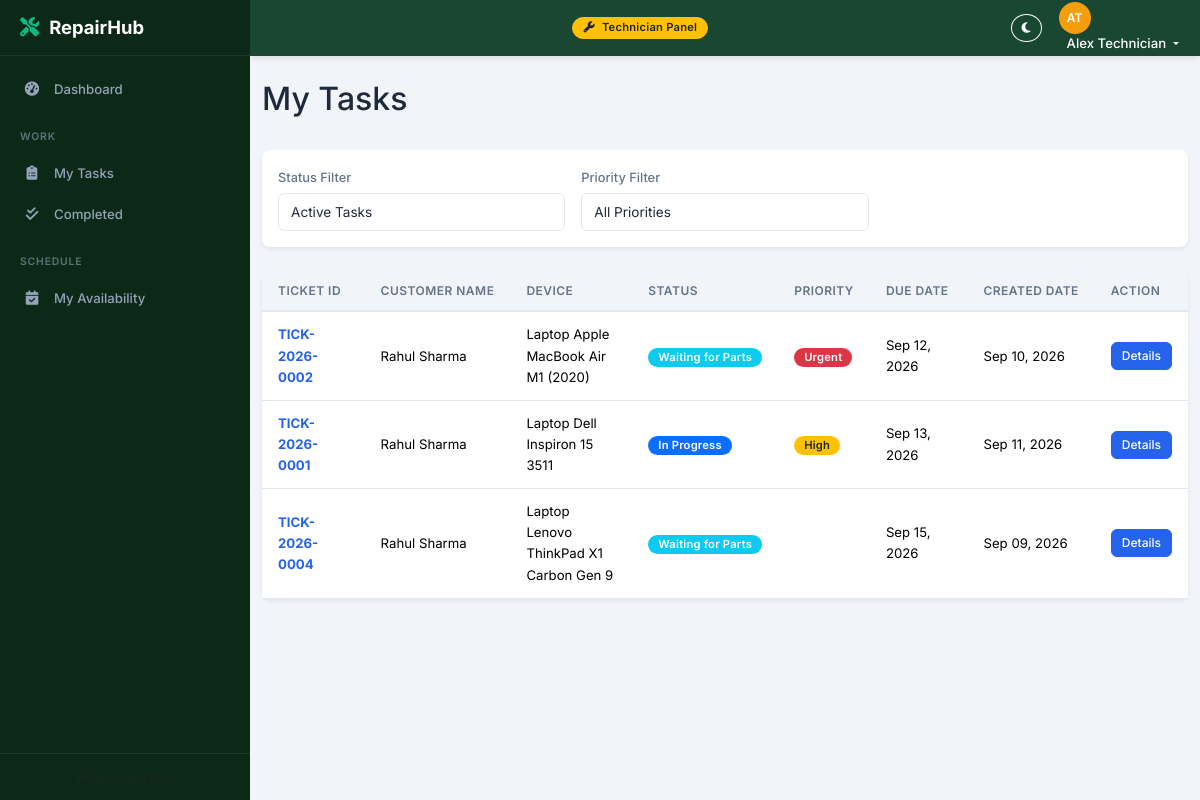
Page /worker/my_tasks.php (signed in) on the committed database.
### tables this page shows
CREATE TABLE `repair_tickets` (
  `id` int NOT NULL AUTO_INCREMENT,
  `ticket_id` varchar(30) NOT NULL,
  `customer_id` int NOT NULL,
  `device_type` varchar(50) NOT NULL,
  `device_brand` varchar(100) DEFAULT NULL,
  `device_model` varchar(100) DEFAULT NULL,
  `serial_number` varchar(100) DEFAULT NULL,
  `imei_number` varchar(20) DEFAULT NULL,
  `device_password` varchar(100) DEFAULT NULL,
  `device_condition` text,
  `problem_description` text NOT NULL,
  `diagnosis` text,
  `resolution` text,
  `completion_summary` text,
  `time_spent_total` int DEFAULT '0',
  `parts_used_notes` text,
  `submitted_by_client` tinyint(1) NOT NULL DEFAULT '0',
  `status` enum('Pending','In Progress','Waiting for Parts','Ready for Pickup','Completed','Delivered','Cancelled') NOT NULL DEFAULT 'Pending',
  `priority` enum('Low','Normal','High','Urgent') NOT NULL DEFAULT 'Normal',
  `estimated_cost` decimal(10,2) DEFAULT '0.00',
  `final_cost` decimal(10,2) DEFAULT '0.00',
  `assigned_to` int DEFAULT NULL,
  `created_by` int DEFAULT NULL,
  `due_date` date DEFAULT NULL,
  `completed_at` datetime DEFAULT NULL,
  `delivered_at` datetime DEFAULT NULL,
  `created_at` datetime NOT NULL DEFAULT CURRENT_TIMESTAMP,
  `updated_at` datetime NOT NULL DEFAULT CURRENT_TIMESTAMP ON UPDATE CURRENT_TIMESTAMP,
  PRIMARY KEY (`id`),
  UNIQUE KEY `ticket_id` (`ticket_id`),
  KEY `idx_status` (`status`),
  KEY `idx_priority` (`priority`),
  KEY `idx_customer` (`customer_id`),
  KEY `idx_assigned` (`assigned_to`),
  KEY `idx_created_at` (`created_at`),
  KEY `created_by` (`created_by`),
  CONSTRAINT `repair_tickets_ibfk_1` FOREIGN KEY (`customer_id`) REFERENCES `customers` (`id`) ON DELETE CASCADE,
  CONSTRAINT `repair_tickets_ibfk_2` FOREIGN KEY (`assigned_to`) REFERENCES `users` (`id`) ON DELETE SET NULL,
  CONSTRAINT `repair_tickets_ibfk_3` FOREIGN KEY (`created_by`) REFERENCES `users` (`id`) ON DELETE SET NULL
);

CREATE TABLE `customers` (
  `id` int NOT NULL AUTO_INCREMENT,
  `name` varchar(100) NOT NULL,
  `email` varchar(150) DEFAULT NULL,
  `phone` varchar(20) NOT NULL,
  `alt_phone` varchar(20) DEFAULT NULL,
  `address` text,
  `city` varchar(100) DEFAULT NULL,
  `state` varchar(100) DEFAULT NULL,
  `pincode` varchar(10) DEFAULT NULL,
  `gst_number` varchar(20) DEFAULT NULL,
  `notes` text,
  `user_id` int DEFAULT NULL,
  `created_by` int DEFAULT NULL,
  `created_at` datetime NOT NULL DEFAULT CURRENT_TIMESTAMP,
  `updated_at` datetime NOT NULL DEFAULT CURRENT_TIMESTAMP ON UPDATE CURRENT_TIMESTAMP,
  PRIMARY KEY (`id`),
  KEY `idx_phone` (`phone`),
  KEY `idx_name` (`name`),
  KEY `created_by` (`created_by`),
  KEY `idx_user_id` (`user_id`),
  CONSTRAINT `customers_ibfk_1` FOREIGN KEY (`created_by`) REFERENCES `users` (`id`) ON DELETE SET NULL
);

### worker/my_tasks.php (the view, shortened to what this page needs)
<?php
require_once '../config.php';
include '../includes/worker_header.php';
include '../includes/worker_sidebar.php';
$userId = $_SESSION['user_id'];
$page = isset($_GET['page']) ? max(1, (int)$_GET['page']) : 1;
$limit = 15;
$offset = ($page - 1) * $limit;
$statusFilter = isset($_GET['status']) ? $_GET['status'] : 'Active';
$isAdminUser = function_exists('isAdmin') && isAdmin();
if ($isAdminUser) {
    $where = ["1=1"];
    $params = [];
} else {
    $where = ["t.assigned_to = ?"];
    $params = [$userId];
}
if ($statusFilter === 'Active') {
    $where[] = "t.status IN ('Pending', 'In Progress', 'Waiting for Parts', 'Ready for Pickup')";
} elseif ($statusFilter === 'Completed') {
    $where[] = "t.status IN ('Completed', 'Delivered')";
} elseif ($statusFilter !== 'All') {
    $where[] = "t.status = ?";
    $params[] = $statusFilter;
}
$whereClause = implode(' AND ', $where);
$query = "
    SELECT t.*, c.name as customer_name
    FROM repair_tickets t
    LEFT JOIN customers c ON t.customer_id = c.id
    WHERE $whereClause
    ORDER BY t.priority DESC, t.created_at DESC
    LIMIT $limit OFFSET $offset
";
$stmt = $pdo->prepare($query);
$stmt->execute($params);
$tasks = $stmt->fetchAll();
?>
<div class="main-content" id="mainContent">
  <div class="container-fluid py-4">
    <div class="d-flex justify-content-between align-items-center mb-4">
        <h2>My Tasks</h2>
    </div>
    <div class="card border-0 shadow-sm mb-4">
        <div class="card-body">
            <form method="GET" class="row g-3">
                <div class="col-md-4">
                    <label class="form-label">Status Filter</label>
                    <select name="status" class="form-select" onchange="this.form.submit()">
                        <option value="Active" <?= $statusFilter === 'Active' ? 'selected' : '' ?>>Active Tasks</option>
                    </select>
                </div>
                <div class="col-md-4">
                    <label class="form-label">Priority Filter</label>
                    <select name="priority" class="form-select" onchange="this.form.submit()">
                        <option value="">All Priorities</option>
                    </select>
                </div>
            </form>
        </div>
    </div>
    <div class="card border-0 shadow-sm">
        <div class="card-body p-0">
            <div class="table-responsive">
                <table class="table table-hover align-middle mb-0">
                    <thead class="table-light">
                        <tr>
                            <th>Ticket ID</th>
                            <th>Customer Name</th>
                            <th>Device</th>
                            <th>Status</th>
                            <th>Priority</th>
                            <th>Due Date</th>
                            <th>Created Date</th>
                            <th>Action</th>
                        </tr>
                    </thead>
                    <tbody>
                        <?php if (count($tasks) > 0): ?>
                            <?php foreach ($tasks as $task): ?>
                                <tr>
                                    <td><a href="task_detail.php?id=<?= $task['id'] ?>" class="text-decoration-none fw-bold"><?= htmlspecialchars($task['ticket_id']) ?></a></td>
                                    <td><?= htmlspecialchars($task['customer_name']) ?></td>
                                    <td><?= htmlspecialchars($task['device_type'] . ' ' . $task['device_brand'] . ' ' . $task['device_model']) ?></td>
                                    <td><?= getStatusBadge($task['status'] ?? 'Pending') ?></td>
                                    <td><?= getPriorityBadge($task['priority'] ?? 'Normal') ?></td>
                                    <td><?= $task['due_date'] ? date('M d, Y', strtotime($task['due_date'])) : '-' ?></td>
                                    <td><?= date('M d, Y', strtotime($task['created_at'])) ?></td>
                                    <td><a href="task_detail.php?id=<?= $task['id'] ?>" class="btn btn-sm btn-primary">Details</a></td>
                                </tr>
                            <?php endforeach; ?>
                        <?php else: ?>
                            <tr><td colspan="8" class="text-center py-4">No tasks found.</td></tr>
                        <?php endif; ?>
                    </tbody>
                </table>
            </div>
        </div>
    </div>
  </div>
</div>
<?php include '../includes/footer.php'; ?>

### includes/functions.php (shortened to what this page needs)
<?php
function getStatusBadge($status) {
    $statuses = TICKET_STATUSES;
    $badge = $statuses[$status]['badge'] ?? 'bg-secondary';
    return '<span class="badge ' . $badge . '">' . htmlspecialchars($status) . '</span>';
}
function getPriorityBadge($priority) {
    $priorities = PRIORITIES;
    $badge = $priorities[$priority] ?? 'bg-secondary';
    return '<span class="badge ' . $badge . '">' . htmlspecialchars($priority) . '</span>';
}

### assets/css/style.css (style rules this page uses)
:root { --rh-primary: #2563eb; --rh-primary-hover: #1d4ed8; --rh-primary-light: rgba(37, 99, 235, 0.1); --rh-sidebar-bg: #0f172a; --rh-sidebar-hover: #1e293b; --rh-sidebar-active: #2563eb; --rh-sidebar-text: #94a3b8; --rh-sidebar-text-active: #ffffff; --rh-sidebar-width: 250px; --rh-topbar-height: 56px; --rh-topbar-bg: #1e293b; --rh-body-bg: #f1f5f9; --rh-card-bg: #ffffff; --rh-text-primary: #1e293b; --rh-text-secondary: #64748b; --rh-text-muted: #94a3b8; --rh-border-color: #e2e8f0; --rh-success: #10b981; --rh-warning: #f59e0b; --rh-danger: #ef4444; --rh-info: #06b6d4; --rh-shadow-sm: 0 1px 2px rgba(0,0,0,0.05); --rh-shadow-md: 0 4px 6px -1px rgba(0,0,0,0.07), 0 2px 4px -1px rgba(0,0,0,0.04); --rh-shadow-lg: 0 10px 15px -3px rgba(0,0,0,0.08), 0 4px 6px -2px rgba(0,0,0,0.04); --rh-radius: 8px; --rh-radius-lg: 12px; --rh-transition: 0.2s ease; }
* { margin: 0; padding: 0; box-sizing: border-box; }
body { font-family: 'Inter', system-ui, -apple-system, 'Segoe UI', Roboto, sans-serif; font-size: 0.875rem; background-color: var(--rh-body-bg); color: var(--rh-text-primary); line-height: 1.6; overflow-x: hidden; transition: background-color var(--rh-transition), color var(--rh-transition); }
a { color: var(--rh-primary); text-decoration: none; transition: color var(--rh-transition); }
.main-content { margin-left: var(--rh-sidebar-width); margin-top: var(--rh-topbar-height); min-height: calc(100vh - var(--rh-topbar-height)); transition: margin-left var(--rh-transition); padding: 0; }
.card { background: var(--rh-card-bg); border: 1px solid var(--rh-border-color); border-radius: var(--rh-radius); transition: box-shadow var(--rh-transition), transform var(--rh-transition); }
.card.border-0 { border: none; }
.card.shadow-sm { box-shadow: var(--rh-shadow-sm); }
.table { color: var(--rh-text-primary); font-size: 0.825rem; }
.table thead th { background: var(--rh-body-bg); color: var(--rh-text-secondary); font-weight: 600; font-size: 0.75rem; text-transform: uppercase; letter-spacing: 0.04em; border-bottom: 2px solid var(--rh-border-color); padding: 10px 16px; white-space: nowrap; }
.table tbody td { padding: 12px 16px; border-bottom: 1px solid var(--rh-border-color); vertical-align: middle; }
.btn-primary { background: var(--rh-primary); border-color: var(--rh-primary); }
.btn { font-size: 0.825rem; font-weight: 500; border-radius: 6px; padding: 6px 14px; transition: all var(--rh-transition); }
.btn-sm { font-size: 0.75rem; padding: 4px 10px; }
.badge { font-size: 0.7rem; font-weight: 600; padding: 4px 10px; border-radius: 50rem; letter-spacing: 0.02em; }
.form-control, .form-select { border-radius: 6px; border: 1px solid var(--rh-border-color); font-size: 0.85rem; padding: 8px 12px; background: var(--rh-card-bg); color: var(--rh-text-primary); transition: border-color var(--rh-transition), box-shadow var(--rh-transition); }
.form-label { font-weight: 500; font-size: 0.8rem; color: var(--rh-text-secondary); margin-bottom: 4px; }

### rows in the picture
repair_tickets: ticket "TICK-2026-0002", customer.name "Rahul Sharma", device_type+device_brand+device_model "Laptop Apple MacBook Air M1 (2020)", status "Waiting for Parts", priority "Urgent", due_date "Sep 12, 2026", created_at "Sep 10, 2026"
repair_tickets: ticket "TICK-2026-0001", customer.name "Rahul Sharma", device_type+device_brand+device_model "Laptop Dell Inspiron 15 3511", status "In Progress", priority "High", due_date "Sep 13, 2026", created_at "Sep 11, 2026"
repair_tickets: ticket "TICK-2026-0004", customer.name "Rahul Sharma", device_type+device_brand+device_model "Laptop Lenovo ThinkPad X1 Carbon Gen 9", status "Waiting for Parts", due_date "Sep 15, 2026", created_at "Sep 09, 2026"

### other values in the picture
getInitials($currentUser['name']) "AT"
$currentUser['name'] "Alex Technician"
APP_NAME "RepairHub"
